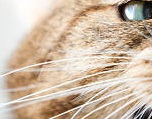
#> input picture stitching_tests/data/left.jpg, 152 x 119 px
$ jupyter execute homography_final.ipynb   (shell and % lines are left out)
#> lines starting #> are read from the running program, lines starting #| are printed output that depends on the picture; after the words box and inside, x2 and y2 are one past the last pixel; in counts of white or black regions, pixels touching at a corner belong together
#

[cell 1]
# TODO: extend final template size?

[cell 2]
import os

import cv2
import matplotlib.pyplot as plt
import numpy as np
import random

[cell 3]
# This draws matches and optionally a set of inliers in a different color

# include the drawMatches function
# [48 lines left out: function drawMatches, not called in this run]

[cell 4]
#
# Runs sift algorithm to find features
#

def findFeatures(img):
    print("Finding Features...")
    sift = cv2.SIFT_create()
    keypoints, descriptors = sift.detectAndCompute(img, None)

    img = cv2.drawKeypoints(img, keypoints, None, flags=cv2.DRAW_MATCHES_FLAGS_DRAW_RICH_KEYPOINTS)
    cv2.imwrite('sift_keypoints.png', img)

    return keypoints, descriptors

#
# Matches features given a list of keypoints, descriptors, and images
#
def matchFeatures(kp1, kp2, desc1, desc2, img1, img2):
    print("Matching Features...")
    matcher = cv2.BFMatcher(cv2.NORM_L2, True)
    matches = matcher.match(desc1, desc2)
#     matchImg = drawMatches(img1,kp1,img2,kp2,matches)
#     cv2.imwrite('Matches.png', matchImg)
    return matches

[cell 5]
def calculateHomography(correspondences):
    #loop through correspondences and create assemble matrix
    aList = []
    for corr in correspondences:
        p1 = np.matrix([corr.item(0), corr.item(1), 1])
        p2 = np.matrix([corr.item(2), corr.item(3), 1])

        a2 = [0, 0, 0, -p2.item(2) * p1.item(0), -p2.item(2) * p1.item(1), -p2.item(2) * p1.item(2),
              p2.item(1) * p1.item(0), p2.item(1) * p1.item(1), p2.item(1) * p1.item(2)]
        a1 = [-p2.item(2) * p1.item(0), -p2.item(2) * p1.item(1), -p2.item(2) * p1.item(2), 0, 0, 0,
              p2.item(0) * p1.item(0), p2.item(0) * p1.item(1), p2.item(0) * p1.item(2)]
        aList.append(a1)
        aList.append(a2)

    matrixA = np.matrix(aList)

    #svd composition
    u, s, v = np.linalg.svd(matrixA)

    #reshape the min singular value into a 3 by 3 matrix
    h = np.reshape(v[8], (3, 3))

    #normalize and now we have h
    h = (1/h.item(8)) * h
    return h


#
#Calculate the geometric distance between estimated points and original points
#
def geometricDistance(correspondence, h):

    p1 = np.transpose(np.matrix([correspondence[0].item(0), correspondence[0].item(1), 1]))
    estimatep2 = np.dot(h, p1)
    estimatep2 = (1/estimatep2.item(2))*estimatep2

    p2 = np.transpose(np.matrix([correspondence[0].item(2), correspondence[0].item(3), 1]))
    error = p2 - estimatep2
    return np.linalg.norm(error)

[cell 6]
#
#Runs through ransac algorithm, creating homographies from random correspondences
#
def ransac(corr, thresh):
    maxInliers = []
    finalH = None
    random.seed(2)
    for i in range(500):
        #find 4 random points to calculate a homography
        corr1 = corr[random.randrange(0, len(corr))]
        corr2 = corr[random.randrange(0, len(corr))]
        randomFour = np.vstack((corr1, corr2))
        corr3 = corr[random.randrange(0, len(corr))]
        randomFour = np.vstack((randomFour, corr3))
        corr4 = corr[random.randrange(0, len(corr))]
        randomFour = np.vstack((randomFour, corr4))

        #call the homography function on those points
        h = calculateHomography(randomFour)
        inliers = []

        for i in range(len(corr)):
            d = geometricDistance(corr[i], h)
            if d < 10:
                inliers.append(corr[i])

        if len(inliers) > len(maxInliers):
            maxInliers = inliers
            finalH = h
        # print ("Corr size: ", len(corr), " NumInliers: ", len(inliers), "Max inliers: ", len(maxInliers))

        if len(maxInliers) > (len(corr)*thresh):
            break
    return finalH, maxInliers

[cell 7]
# [15 lines of commented-out code are left out]

[cell 8]
impairs = [
    ['./data/left.jpg', './data/center.jpg'],
    ['./data/up.jpg', './data/center.jpg'],
    ['./data/down.jpg', './data/center.jpg'],
    ['./data/right.jpg', './data/center.jpg'],]

[cell 9]
fig, axes = plt.subplots(len(impairs), 1, figsize=(10,40))
axes = axes.flatten()

for idx, img_names in enumerate(impairs):
    estimation_thresh = 0.5
    if estimation_thresh is None:
        estimation_thresh = 0.50

    img1name = str(img_names[0])
    img2name = str(img_names[1])

    img1_gray = cv2.imread(img1name, 0)
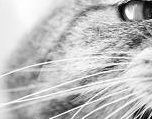
#> img1_gray: shape (119, 152); min 0, max 255, mean 190.2
    img2_gray = cv2.imread(img2name, 0)
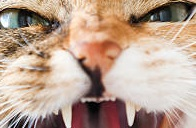
#> input picture stitching_tests/data/center.jpg, 196 x 128 px
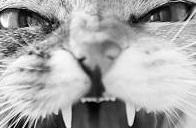
#> img2_gray: shape (128, 196); min 0, max 255, mean 167.1

    img1 = cv2.imread(img1name)
#> img1 is the input picture: shape (119, 152, 3); mean B, G, R 166.4, 186.5, 206.4
    img2 = cv2.imread(img2name)
#> img2 is the input picture: shape (128, 196, 3); mean B, G, R 144.7, 161.6, 186.3
    #find features and keypoints
    correspondenceList = []
    if img1 is not None and img2 is not None:
        kp1, desc1 = findFeatures(img1)
#> in findFeatures, `keypoints, descriptors = sift.detectAndCompute(img, None)`: keypoints = 186 keypoints; strongest (x, y, size): (121, 9, 6.4), (130, 13, 6.9), (122, 16, 5.5), (121, 55, 2)
#> in findFeatures, `img = cv2.drawKeypoints(img, keypoints, None, flags=cv2.DRAW_MATCHES_F..`:
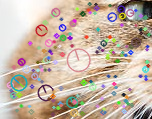
#> img: shape (119, 152, 3); mean B, G, R 165.5, 181.4, 198.9
#> kp1 has the same summary as keypoints in findFeatures
        kp2, desc2 = findFeatures(img2)
#> in findFeatures (call 2), `keypoints, descriptors = sift.detectAndCompute(img, None)`: keypoints = 235 keypoints; strongest (x, y, size): (130, 122, 4), (152, 17, 2.1), (24, 15, 11.7), (30, 53, 2.6)
#> in findFeatures (call 2), `img = cv2.drawKeypoints(img, keypoints, None, flags=cv2.DRAW_MATCHES_F..`:
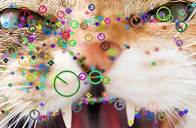
#> img: shape (128, 196, 3); mean B, G, R 144.1, 160.6, 180.9
#> kp2 has the same summary as keypoints in findFeatures
        print ("Found keypoints in " + img1name + ": " + str(len(kp1)))
#| Found keypoints in ./data/left.jpg: 186
        print ("Found keypoints in " + img2name + ": " + str(len(kp2)))
#| Found keypoints in ./data/center.jpg: 235
        keypoints = [kp1,kp2]
        matches = matchFeatures(kp1, kp2, desc1, desc2, img1, img2)
#> in matchFeatures, `matches = matcher.match(desc1, desc2)`: matches = 63 matches
#> matches = 63 matches

        for match in matches:
            (x1, y1) = keypoints[0][match.queryIdx].pt
            (x2, y2) = keypoints[1][match.trainIdx].pt
            correspondenceList.append([x2, y2, x1, y1])
#> this loop made 63 passes
#> (x1, y1, x2, y2) on passes 1 to 12: (9.79, 84.64, 180.7, 113.2), (10.68, 89.87, 174, 38.28), (13.16, 95.03, 76.19, 107.4), (20.85, 105.5, 155.2, 124.8), (21.19, 61.54, 111.7, 58.23), (28.99, 105.9, 74.57, 57.56), (29.6, 42.92, 38.56, 55.2), (30.83, 111.4, 39.13, 26.85), (31.58, 86.06, 83.39, 100.1), (37.53, 70.05, 93.81, 99.42), (38.49, 78.83, 102.6, 70.18), (41, 30, 152.7, 25.54)
#> after the loop, correspondenceList = 63 items, first 6: [180.7, 113.2, 9.79, 84.64], [174, 38.28, 10.68, 89.87], [76.19, 107.4, 13.16, 95.03], [155.2, 124.8, 20.85, 105.5], [111.7, 58.23, 21.19, 61.54], [74.57, 57.56, 28.99, 105.9]

        corrs = np.matrix(correspondenceList)
#> corrs = 63 rows, first 6: [180.7, 113.2, 9.79, 84.64], [174, 38.28, 10.68, 89.87], [76.19, 107.4, 13.16, 95.03], [155.2, 124.8, 20.85, 105.5], [111.7, 58.23, 21.19, 61.54], [74.57, 57.56, 28.99, 105.9]

        #run ransac algorithm
        finalH, inliers = ransac(corrs, estimation_thresh)
#> the loop in ransac, `for i in range(500):` made 500 passes
#> (randomFour, corr3, corr4) on pass 1: ([[22.89, 73.17, 147.8, 65.22], [20.12, 25.09, 145.1, 17.13]], [[22.05, 54.06, 147.1, 46.04]], [[85.03, 21.66, 144.5, 28.7]])
#> (randomFour, corr4) on pass 2: ([[155.2, 124.8, 20.85, 105.5], [74.57, 57.56, 28.99, 105.9]], [[96.08, 16.92, 69.48, 37.42]])
        finalH = calculateHomography(inliers)


        final_shape = (2 * img1.shape[1] + img2.shape[1], 2 * img1.shape[0] + img2.shape[0])
        x_offset = (final_shape[0]  - img1.shape[1]) // 2
        y_offset = (final_shape[1] - img1.shape[0]) // 2
        finalH[0,2] += x_offset
        finalH[1,2] += y_offset


        dst = cv2.warpPerspective(src=img2,M=finalH,dsize=final_shape) #wraped image
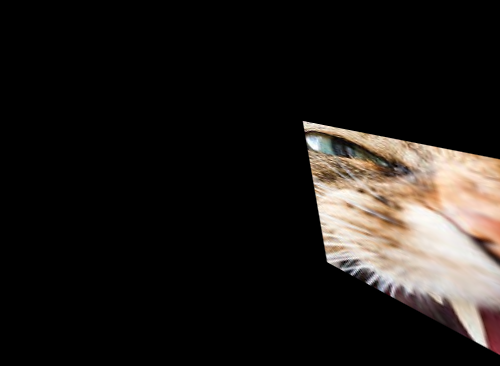
#> dst: shape (366, 500, 3); mean B, G, R 25.5, 28.3, 32.2
        dst[y_offset:img1.shape[0]+y_offset, x_offset:img1.shape[1]+x_offset] = img1 #stitched image
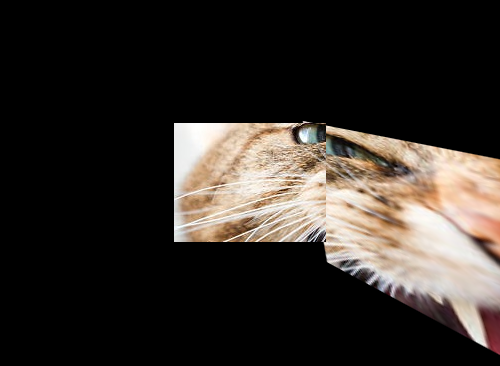
#> dst: shape (366, 500, 3); 9.88% of pixels changed, all inside (x1, y1, x2, y2) = (174, 123, 326, 242)


        mask = dst.sum(axis=-1) >0
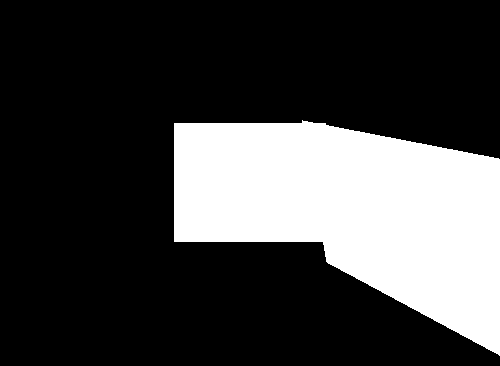
#> mask: shape (366, 500) bool; 25.8% white; 1 white region, box (x1, y1, x2, y2) and area: (174, 120, 500, 356) 47215
        dst = dst[np.ix_(mask.any(1),mask.any(0))]
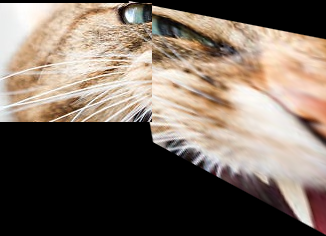
#> dst: shape (236, 326, 3); mean B, G, R 96.7, 107.9, 121.5

        axes[idx].imshow(dst)
        axes[idx].set_title(img_names)
#> pass 2 of the loop `for idx, img_names in enumerate(impairs):`:
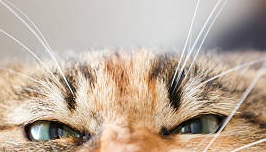
#> input picture stitching_tests/data/up.jpg, 266 x 152 px
#> img1_gray: shape (152, 266)
#> img1 is the input picture: shape (152, 266, 3); mean B, G, R 154.4, 171, 188.6
#> img: shape (152, 266, 3)
#> img: shape (128, 196, 3)
#| Found keypoints in ./data/up.jpg: 306
#| Found keypoints in ./data/center.jpg: 235
#> the loop `for match in matches:` made 113 passes
#> `mask = dst.sum(axis=-1) >0`:
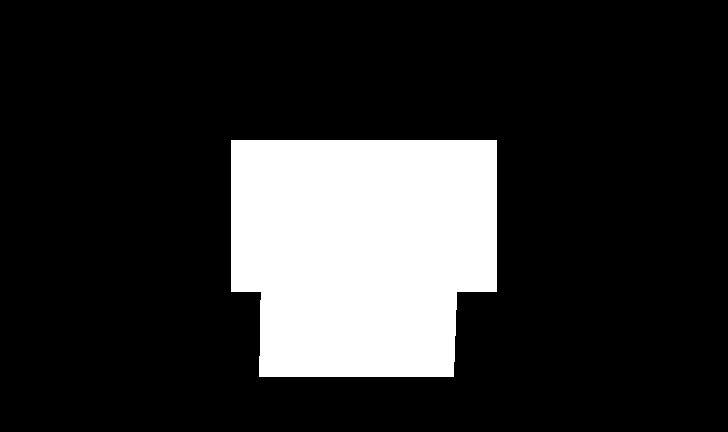
#> mask: shape (432, 728) bool; 18.1% white; 1 white region, box (x1, y1, x2, y2) and area: (231, 140, 497, 377) 57067
#> `dst = dst[np.ix_(mask.any(1),mask.any(0))]`:
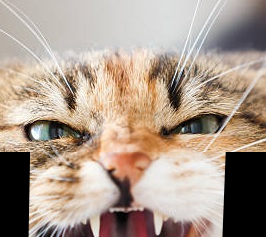
#> dst: shape (237, 266, 3); mean B, G, R 140.6, 154.2, 171.3
#> pass 3 of the loop `for idx, img_names in enumerate(impairs):`:
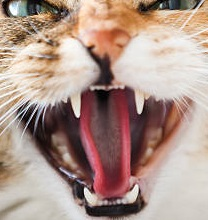
#> input picture stitching_tests/data/down.jpg, 208 x 220 px
#> img1_gray: shape (220, 208)
#> img1 is the input picture: shape (220, 208, 3); mean B, G, R 138.8, 149.2, 173.9
#> img: shape (220, 208, 3)
#> img: shape (128, 196, 3)
#| Found keypoints in ./data/down.jpg: 326
#| Found keypoints in ./data/center.jpg: 235
#> mask: shape (568, 612) bool; 13.9% white; 1 white region, box (x1, y1, x2, y2) and area: (202, 161, 410, 394) 48321
#> `dst = dst[np.ix_(mask.any(1),mask.any(0))]`:
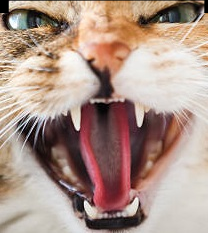
#> dst: shape (233, 208, 3); mean B, G, R 137, 148.3, 173
#> the loop made 4 passes; the first 3 are shown
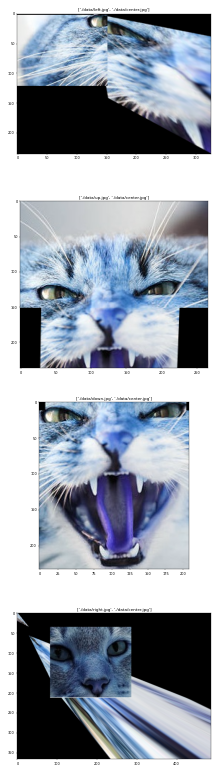
#> figure drawn by matplotlib, 4 panels; B, G, R data is drawn as R, G, B
